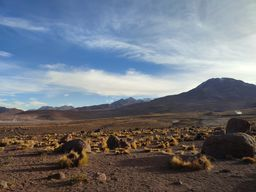
#> input picture Data/Atacama_color.jpg, 256 x 192 px
$ python ExCompression.py
#> lines starting #> are read from the running program, lines starting #| are printed output that depends on the picture
# -*- coding: utf-8 -*-
"""
Created on Mon Jun 15 16:49:52 2026

Authors: Pedro Pérez-Aros, David Torregrosa-Belén

Code associated to the paper: Randomized block proximal method with locally
Lipschitz continuous gradient
"""

import numpy as np
from numpy import random
from PIL import Image
import matplotlib.pyplot as plt
from Auxiliaries import DisplayResultsNMF as DRNMF
from time import time
from numpy.linalg import norm

from sklearn.decomposition import NMF
from sklearn.decomposition._nmf import _initialize_nmf

" Algorithms "


"ARBPG"
def ARBPG(U0, V0, inst, tau_min, tau_max, sigma, gap=50, prec=1e-6, stop_rule=0, max_stop=1000):
    A = inst['A']
    r = inst['r']

    normA = norm(A)

    U = U0.copy()
    V = V0.copy()

    f_eval = 0
    AUV = A - U.T @ V

    F_old = 0.5 * norm(AUV, 'fro')**2
    F_list = [F_old]

    counter = [0, 0]
    t0 = time()

    continua = True
    it = 0

    variables_updated = 0
    total_variables = (r*U.shape[1]) + (r*V.shape[1])

    while continua:
        ik = random.randint(0, 2 * r)
        # ---------------------------------------------------------------------
        # Update U
        # ---------------------------------------------------------------------
        if ik < r:
            variables_updated += U.shape[1]
            ui = U[ik, :].copy()
            Vik = V[ik, :].copy()

            tauU = .95/ (np.dot(Vik, Vik) + 2 * sigma)
            tauU = max(min(tau_max, tauU), tau_min)

            gf = -Vik @ AUV.T

            temp_ui = ui - tauU * gf
            di = -ui + np.maximum(temp_ui, 0.)
            di_norm_sq = np.dot(di, di)

            if di_norm_sq > 1e-14:
                temp_arg = 0.5 * di_norm_sq * np.dot(Vik, Vik) + np.dot(gf, di)

                U[ik, :] += di
                AUV -= np.outer(di, Vik)

                F_new = F_old + temp_arg
                F_list.append(F_new)
                F_old = F_new

            else:
                F_list.append(F_old)
        # ---------------------------------------------------------------------
        # Update V
        # ---------------------------------------------------------------------
        else:
            variables_updated += V.shape[1]
            jk = ik - r
            vi = V[jk, :].copy()
            Uik = U[jk, :].copy()

            tauV = .95 / (np.dot(Uik, Uik) + 2 * sigma)
            tauV = max(min(tau_max, tauV), tau_min)

            gf = -Uik @ AUV

            temp_vi = vi - tauV * gf
            di = -vi + np.maximum(temp_vi, 0.)
            di_norm_sq = np.dot(di, di)

            if di_norm_sq > 1e-14:
                temp_arg = 0.5 * di_norm_sq * np.dot(Uik, Uik) + np.dot(gf, di)

                V[jk, :] += di
                AUV -= np.outer(Uik, di)

                F_new = F_old + temp_arg
                F_list.append(F_new)
                F_old = F_new

            else:
                # Direction is zero
                F_list.append(F_old)


        # ---------------------------------------------------------------------
        # Check stopping condition
        # ---------------------------------------------------------------------
        it += 1
        counter[0] += 1
        counter[1] = time() - t0

        error_crit = abs(F_list[-min(gap, it + 1)] - F_old) / normA


        if stop_rule < 2:
            if error_crit <= prec or counter[stop_rule] >= max_stop:
                continua = False
        else:
            if counter[0] >= 1500000 or F_old <= max_stop:
                continua = False


    solution = {
        'U': U,
        'V': V,
        'F': F_old,
        'F_list': np.array(F_list),
        'it': counter[0],
        'time': counter[1],
        'f_eval': f_eval,
        'epochs': variables_updated/total_variables
    }

    return solution


def ARBPG_block(U0, V0, inst, tau_min, tau_max, sigma, block_size=10, gap=50, prec=1e-6, stop_rule=0, max_stop=1000):
    A = inst['A']
    r = inst['r']

    normA = norm(A)

    U = U0.copy()
    V = V0.copy()

    f_eval = 0
    AUV = A - U.T @ V

    F_old = 0.5 * norm(AUV, 'fro')**2
    F_list = [F_old]

    counter = [0, 0]
    t0 = time()

    continua = True
    it = 0

    blocks = []
    for start in range(0, r, block_size):
        end = min(start + block_size, r)
        blocks.append(('U', start, end))
        blocks.append(('V', start, end))

    num_blocks = len(blocks)

    variables_updated = 0
    total_variables = (r * U.shape[1]) + (r * V.shape[1])
    while continua:
        b_idx = random.randint(0, num_blocks - 1)
        block_type, start, end = blocks[b_idx]

        # ---------------------------------------------------------------------
        # Update Block of U
        # ---------------------------------------------------------------------
        if block_type == 'U':
            variables_updated += (end - start) * U.shape[1]

            U_block = U[start:end, :].copy()
            V_block = V[start:end, :].copy()

            V_sub_prod = V_block @ V_block.T
            L_block = norm(V_sub_prod, 2)

            tauU = 0.95 / (L_block + 2 * sigma)
            tauU = max(min(tau_max, tauU), tau_min)

            gf = -V_block @ AUV.T


            temp_U = U_block - tauU * gf
            D = -U_block + np.maximum(temp_U, 0.)
            D_norm_sq = norm(D, 'fro')**2

            if D_norm_sq > 1e-14:
                DD_t = D @ D.T
                quad_term = 0.5 * np.sum(DD_t * V_sub_prod)
                lin_term = np.sum(gf * D)
                temp_arg = quad_term + lin_term


                U[start:end, :] += D
                AUV -= D.T @ V_block

                F_new = F_old + temp_arg
                F_list.append(F_new)
                F_old = F_new
            else:
                F_list.append(F_old)

        # ---------------------------------------------------------------------
        # Update Block of V
        # ---------------------------------------------------------------------
        else:
            variables_updated += (end - start) * V.shape[1]

            V_block = V[start:end, :].copy()
            U_block = U[start:end, :].copy()

            U_sub_prod = U_block @ U_block.T
            L_block = norm(U_sub_prod, 2)

            tauV = 0.95 / (L_block + 2 * sigma)
            tauV = max(min(tau_max, tauV), tau_min)

            gf = -U_block @ AUV


            temp_V = V_block - tauV * gf
            D = -V_block + np.maximum(temp_V, 0.)
            D_norm_sq = norm(D, 'fro')**2

            if D_norm_sq > 1e-14:
                DD_t = D@D.T
                quad_term = 0.5 * np.sum(DD_t*U_sub_prod)
                lin_term = np.sum(gf * D)
                temp_arg = quad_term + lin_term
                f_eval += 1


                V[start:end, :] += D
                AUV -= U_block.T @ D

                F_new = F_old + temp_arg
                F_list.append(F_new)
                F_old = F_new
            else:
                F_list.append(F_old)


        # ---------------------------------------------------------------------
        # Check stopping condition
        # ---------------------------------------------------------------------
        it += 1
        counter[0] += 1
        counter[1] = time() - t0

        error_crit = abs(F_list[-min(gap, it + 1)] - F_old) / normA


        if stop_rule < 2:
            if (variables_updated / total_variables) > 100:
                if error_crit <= prec or counter[stop_rule] >= max_stop:
                    continua = False
        else:
            if counter[0] >= 1500000 or F_old <= max_stop:
                continua = False

    solution = {
        'U': U,
        'V': V,
        'F': F_old,
        'F_list': np.array(F_list),
        'it': counter[0],
        'time': counter[1],
        'f_eval': f_eval,
        'epochs': variables_updated / total_variables
    }

    return solution


"ipalm"
def ipalm_nmf(A,U0,V0, r, max_iter=1000, tol=1e-5, alpha=0.2, beta=0.2):

    m, n = A.shape
    normA = norm(A)

    U = U0.copy()
    V = V0.copy()

    U_old = U.copy()
    V_old = V.copy()

    AT = A.T
    norm_A_sq = np.sum(A**2)
    obj_history = []

    t0 = time()
    V_VT = V @ V.T

    for it in range(max_iter):
        # ------------------------------------
        # 1. BLOCK UPDATE FOR U
        # ------------------------------------
        U_ext1 = U + alpha * (U - U_old)
        U_ext2 = U + beta * (U - U_old)
        U_old = U.copy()


        V_AT = V @ AT

        grad_U = V_VT @ U_ext2 - V_AT

        L_U = np.linalg.norm(V_VT, 2)
        tau = 0.95 /L_U

        U = np.maximum(U_ext1 - tau * grad_U,0)

        # ------------------------------------
        # 2. BLOCK UPDATE FOR V
        # ------------------------------------
        V_ext1 = V + alpha * (V - V_old)
        V_ext2 = V + beta * (V - V_old)
        V_old = V.copy()

        U_UT = U @ U.T
        U_A = U @ A

        grad_V = U_UT @ V_ext2 - U_A

        L_V = np.linalg.norm(U_UT, 2)
        sigma = 0.95 / L_V

        V = np.maximum(V_ext1 - sigma * grad_V, 0)

        V_VT = V @ V.T

        obj = 0.5 * (norm_A_sq - 2.0 * np.sum(U_A * V) + np.sum(U_UT * V_VT))
        obj_history.append(obj)

        final_time = time()-t0
        if it > 0:
            rel_change = abs(obj_history[-2] - obj) / normA #max(1.0, obj_history[-2])
            if rel_change < tol:
                break
    else:
        print(f"Reached max iterations ({max_iter}). Final Objective: {obj_history[-1]:.4f}")

    solution = {
        'U': U,
        'V': V,
        'F': obj_history[-1],
        'F_list': obj_history,  # Convert to array only once at the end
        'it': it,
        'time': final_time,
        'f_eval': 0
    }
    return solution


" Experiment 1: Comparison of Block sizes with iPALM"
experiment1 = True
if experiment1:


    theSeed = 1

    print('Seed: ',theSeed)
    random.seed(theSeed)

    images = [ 'Atacama_color', 'Santiago_color', 'Valdivia_color', 'Niebla_color']

    rs = [100, 100, 100, 150]
    block_sizes = [5,10,20]

    # Only color red
    rep = 10 # Number of repetitions


    # For storing the data:
    output_epochs = np.zeros([len(images),rep,6]) # images, rep, algs
    output_time = np.zeros([len(images),rep,6])
    output_Fval = np.zeros([len(images),rep,6])
    output_PSNR = np.zeros([len(images),rep,6]) #peak signal-to-noise ratio


    for ii in range(len(images)):

        r = rs[ii] # rank of the compression

        sel_image = images[ii]
        fig_name = 'Data/'+sel_image+'.jpg'
        Im = plt.imread(fig_name)
#> Im is the input picture: shape (192, 256, 3); mean R, G, B 110.9, 115.6, 124.2
        IR = Im[:,:,0]
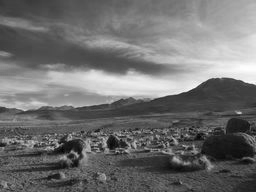
#> IR: shape (192, 256); min 0, max 254, mean 110.9

        IR = IR.astype(float)/255

        m, n = IR.shape
#> m = 192; n = 256

        "Algorithmic parameters"

        # ARBPG parameters:
        tau_min = 10**(-8)
        tau_max = 10**8
        sigma= 10**(-4)

        # Stopping parameters
        prec = 1e-4
        stop_rule = 0
        max_stop = 1500000


        print('\n ### Image:', sel_image, 'Color:', 'Red')

        inst = {}

        inst['A'] = IR
        inst['m'] = m
        inst['n'] = n
        inst['r'] = r

        for rreepp in range(rep):
            print("\n Repetition:",rreepp)

            # Same initialization for all the algorithms
            U0 = np.random.random([r,m])
            V0 = np.random.random([r,n])

            "ARBPG:"
            gap = 2*r
#> (the run stopped early here; a loop or call above may not have finished)
